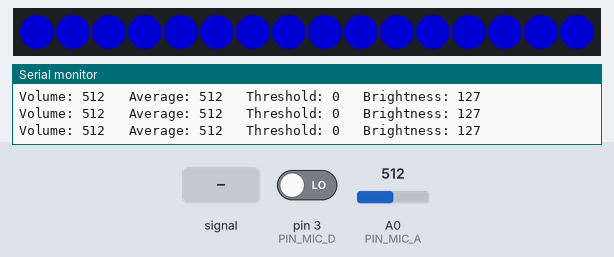
A sketch run on a simulated Arduino Uno, built with avr-gcc and run on an emulated ATmega328P. On the bench: 16 RGB LEDs in strip order, left to right, the last lines printed to the serial monitor. The test bench sets the inputs (shaded band); at power-on: A0 (PIN_MIC_A) = 512, pin 3 (PIN_MIC_D) LOW. Dim RGB values are drawn brighter than linear.

Above: at 6.7 s.
6.8 s: A0 (PIN_MIC_A) fed a 200 Hz sine of ±255 counts around its level
At 7.7 s:
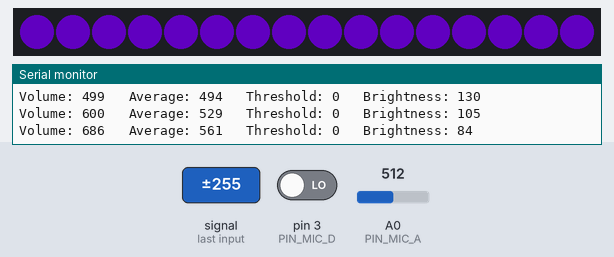
9.8 s: A0 (PIN_MIC_A) set to 716
At 10.7 s:
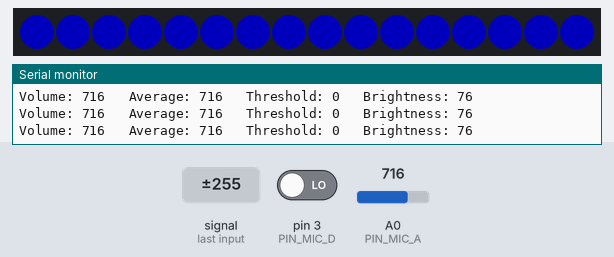
11.4 s: A0 (PIN_MIC_A) fed a 1000 Hz sine of ±255 counts around its level
At 12.0 s:
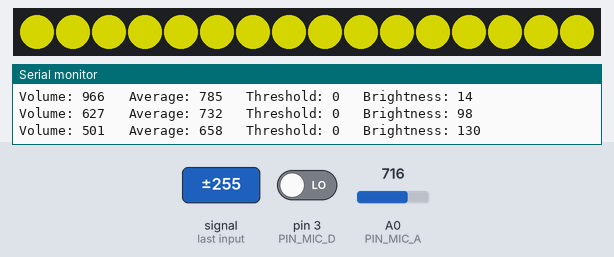
12.9 s: A0 (PIN_MIC_A) set to 511
At 13.4 s:
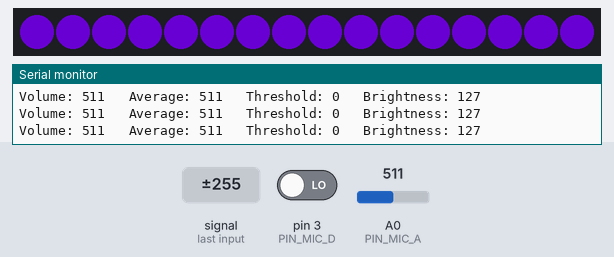
14.4 s: A0 (PIN_MIC_A) set to 900
At 15.3 s:
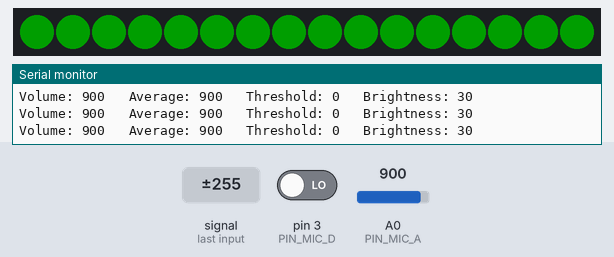
16.0 s: A0 (PIN_MIC_A) set to 306
At 17.3 s:
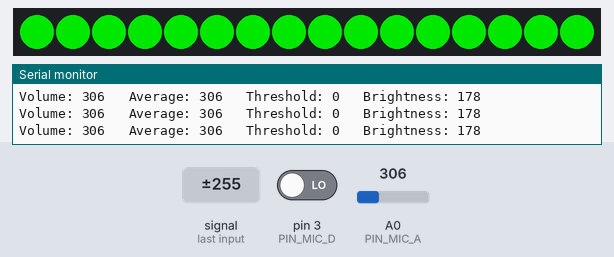

Measured:
- after the input at 6.8 s, the LEDs: first change after 0.10 s (image 1 shows a later state)
- after the input at 11.4 s, the LEDs: first change after 0.09 s (image 3 shows a later state)
- after the input at 14.4 s, the LEDs: first change after 0.09 s (image 5 shows a later state)
- after the input at 16.0 s, the LEDs: change after 0.09 s (image 6)

The sketch:

synesthesia_code.ino
```cpp
// (licence header left out)
// ~~~~~ LIBRARIES ~~~~~~~~~~~~~~~~~~~~~~~~~~~~~~~~~~~~~~~~~~~~~~~~~~
#include <math.h>
#include <Adafruit_NeoPixel.h>  // documentation https://github.com/kosme/arduinoFFT

// ~~~~~ CONSTANTS ~~~~~~~~~~~~~~~~~~~~~~~~~~~~~~~~~~~~~~~~~~~~~~~~~~
#define PIN_MIC_A A0  // audio input, analog
#define PIN_MIC_D 3   // audio input, digital
#define PIN_LED 10    // light output, digital
#define PIX 16        // number of neopixels

#define size 5  // will use for array size later, didn't want to be a variable :(

// ~~~~~ GLOBALS ~~~~~~~~~~~~~~~~~~~~~~~~~~~~~~~~~~~~~~~~~~~~~~~~~~
Adafruit_NeoPixel lx = Adafruit_NeoPixel(PIX, PIN_LED, NEO_GRB + NEO_KHZ800);  // instantiate Neopixel object

int i = 0;          // loop counter
int va = 0;         // store volume level
bool vd = 0;        // store volume trigger
int va_read[size];  // store past volume levels
float va_avg = 0;   // store average volume level
float delta = 0;    // sotre std dev of va_read
float bright = 0;   // brightness level
int color_cur = 0;  // current color selection, used to iterate


uint32_t r = lx.Color(255, 0, 0);  // pack rgb value into a 32 bit val
uint32_t o = lx.Color(255, 165, 0);
uint32_t y = lx.Color(255, 255, 0);
uint32_t g = lx.Color(0, 255, 0);
uint32_t b = lx.Color(0, 0, 255);
uint32_t v = lx.Color(127, 0, 255);
uint32_t w = lx.Color(255, 255, 255);

// ~~~~~ MAIN FUNCTIONS ~~~~~~~~~~~~~~~~~~~~~~~~~~~~~~~~~~~~~~~~~~~~~~~~~~
void setup() {
  // put your setup code here, to run once:
  pinMode(PIN_MIC_A, INPUT);
  pinMode(PIN_MIC_D, INPUT);
  pinMode(PIN_LED, OUTPUT);
  Serial.begin(9600);                         // initiate serial transmission
  Serial.println("\n\n\nInitializing...");    //
  lx.begin();                                 // intialize neopixel object
  lx.setBrightness(255);                      // set brightness max
  lx.fill(w, 0);                              //
  lx.show();                                  //
  delay(1000);                                //
  for (int k = 0; k < 6; k++) {               // run through all colors
    color_sel(k);                             //
    lx.show();                                //
    delay(250);                               //
  }                                           //
  lx.fill(w, 0);                              //
  lx.show();                                  //
  delay(1000);                                //
  Serial.println("Neopixel initialized...");  //
  lx.clear();                                 // clear neopixels
  Serial.println("Neopixel cleared...");      //
  lx.show();                                  // push data to neopixels
  Serial.println("Initialization complete");  //
  delay(2000);                                //
}

void loop() {
  // Read in values
  va = analogRead(PIN_MIC_A);   // read value of analog audio input
  vd = digitalRead(PIN_MIC_D);  // read value of digital pin

  va_read[i] = va;

  // Set brightness
  bright = map(va, 1023, 0, 0, 255);  // map volume level to brightness. inverted
  lx.setBrightness(bright);

  // Color select
  va_avg = avger(va_read);                 // running average of volume
  i = (i + 1) % size;                      // find loop val in terms of size
  if ((va - va_avg) > 7) { color_cur++; }  // increment color select if va is n above avg
  color_sel(color_cur);                    // set color

  // Serial stuff
  Serial.print("Volume: ");
  Serial.print(va);
  Serial.print("\t Average: ");
  Serial.print(va_avg, 0);
  Serial.print("\t Threshold: ");
  Serial.print(vd);
  Serial.print("\t Brightness: ");
  Serial.println(bright, 0);

  // Push updated vals to neopixel
  lx.show();
  delay(5);  // neopixels require a buffer time of 300 μs
}

// ~~~~~ ADD'L FUNCTIONS ~~~~~~~~~~~~~~~~~~~~~~~~~~~~~~~~~~~~~~~~~~~~~~~~~~

void color_sel(int col) {  // selects color based on input value
  switch (col % 6) {
    case 0:              // red
      lx.fill(r, 0, 0);  // set whole string to color
      break;
    case 1:  // orange
      lx.fill(o, 0, 0);
      break;
    case 2:  // yellow
      lx.fill(y, 0, 0);
      break;
    case 3:  // green
      lx.fill(g, 0, 0);
      break;
    case 4:  // blue
      lx.fill(b, 0, 0);
      break;
    case 5:  // violet
      lx.fill(v, 0, 0);
      break;
  }
}

float avger(int* array) {
  int sum = 0;                                         // running sum var
  for (int k = 0; k < size; k++) { sum += array[k]; }  // sum all elements in va_read
  return sum / size;                                   // return average of va_read
}
```
